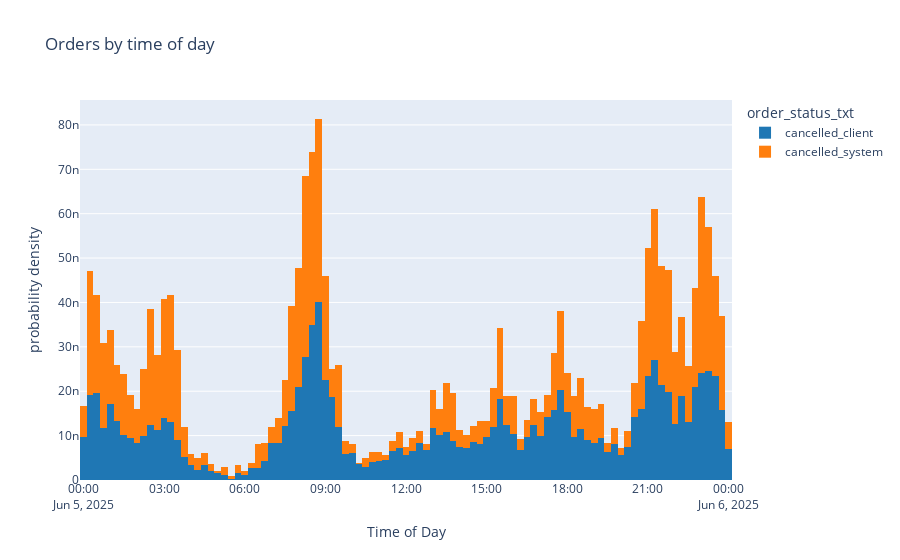

The code cell stored with this chart in its notebook:
### Code cell
fig = px.histogram(
    df,
    x='order_datetime',
    title='Orders by time of day',
    labels={'count': 'N. orders', 'order_datetime': 'Time of Day'},
    color='order_status_txt',
    color_discrete_map={
        'cancelled_client': '#1f77b4',
        'cancelled_system': '#ff7f0e'
    },
    histnorm='probability density',
    category_orders={'order_datetime': [f'{i:02d}:00' for i in range(24)]}
)
fig.show()

### Figure 1 — Plotly figure (JSON) as saved in the notebook; plotly's stock layout.template omitted (floating-point values rounded to 4 significant figures; data arrays with more than 128 entries replaced by an {"elided": "..."} marker saying what was removed)
{"data": [{"bingroup": "x", "histnorm": "probability density", "hovertemplate": "order_status_txt=cancelled_client<br>Time of Day=%{x}<br>probability density=%{y}<extra></extra>", "legendgroup": "cancelled_client", "marker": {"color": "#1f77b4", "pattern": {"shape": ""}}, "name": "cancelled_client", "orientation": "v", "showlegend": true, "type": "histogram", "x": {"elided": "23397 str values"}, "xaxis": "x", "yaxis": "y"}, {"bingroup": "x", "histnorm": "probability density", "hovertemplate": "order_status_txt=cancelled_system<br>Time of Day=%{x}<br>probability density=%{y}<extra></extra>", "legendgroup": "cancelled_system", "marker": {"color": "#ff7f0e", "pattern": {"shape": ""}}, "name": "cancelled_system", "orientation": "v", "showlegend": true, "type": "histogram", "x": {"elided": "10977 str values"}, "xaxis": "x", "yaxis": "y"}], "layout": {"barmode": "relative", "legend": {"title": {"text": "order_status_txt"}, "tracegroupgap": 0}, "title": {"text": "Orders by time of day"}, "xaxis": {"anchor": "y", "categoryarray": ["00:00", "01:00", "02:00", "03:00", "04:00", "05:00", "06:00", "07:00", "08:00", "09:00", "10:00", "11:00", "12:00", "13:00", "14:00", "15:00", "16:00", "17:00", "18:00", "19:00", "20:00", "21:00", "22:00", "23:00"], "categoryorder": "array", "domain": [0, 1], "title": {"text": "Time of Day"}}, "yaxis": {"anchor": "x", "domain": [0, 1], "title": {"text": "probability density"}}}}
